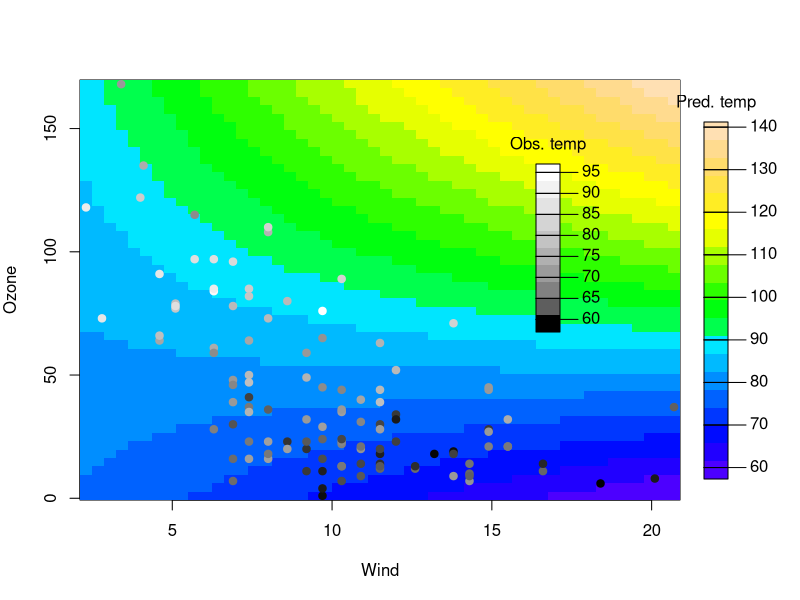

Here is the R script that generated this plot: (Note: this script raises an error after producing the figure.)
##########
## 25.4 ##
##########
aq <- na.omit(airquality[,c("Temp","Wind","Ozone")])
#(a)
aq.fit <- lm(Temp~Wind*Ozone,aq)
summary(aq.fit)
#(b)
res <- 50
winseq <- seq(min(aq$Wind),max(aq$Wind),length=res)
ozoseq <- seq(min(aq$Ozone),max(aq$Ozone),length=res)
winozo <- expand.grid(Wind=winseq,Ozone=ozoseq)
aq.pred <- matrix(predict(aq.fit,newdata=winozo),res,res)
#(c)
normalize <- function(datavec){
  lo <- min(datavec,na.rm=TRUE)
  up <- max(datavec,na.rm=TRUE)
  datanorm <- (datavec-lo)/(up-lo)
  return(datanorm)
}
library("shape")
par(mar=c(5,4,4,6))
image(x=winseq,y=ozoseq,z=aq.pred,col=topo.colors(20),xlab="Wind",ylab="Ozone")
points(aq$Wind,aq$Ozone,col=gray(normalize(aq$Temp)),pch=19)
colorlegend(col=topo.colors(20),zlim=range(aq.pred),zval=seq(60,140,10),posx=c(0.88,0.91),main="Pred. temp")
colorlegend(col=gray.colors(10,start=0,end=1),zlim=range(aq$Temp),zval=seq(60,95,5),posx=c(0.67,0.7),posy=c(0.4,0.8),main="Obs. temp")
#(d)
library("spatstat")
?clmfires
fire <- split(clmfires)$intentional
firewin <- clmfires$window
firewin.xr <- firewin$xrange
firewin.yr <- firewin$yrange
fire.dens <- kde2d(x=fire$x,fire$y,n=256,lims=c(firewin.xr,firewin.yr))
#(e)
fire.xy <- expand.grid(fire.dens$x,fire.dens$y)
fire.outside <- !inside.owin(x=fire.xy[,1],y=fire.xy[,2],w=firewin)
fire.dens$z[fire.outside] <- NA
#(f)
library("shape")
par(mar=c(3,3,3,7))
image(fire.dens$x,fire.dens$y,fire.dens$z,col=heat.colors(50),asp=1,bty="l",ann=FALSE)
plot(firewin,lwd=2,add=TRUE)
colorlegend(col=heat.colors(50),posx=c(0.83,0.86),zlim=range(fire.dens$z,na.rm=TRUE),zval=seq(5e-6,35e-6,5e-6),digit=6)
